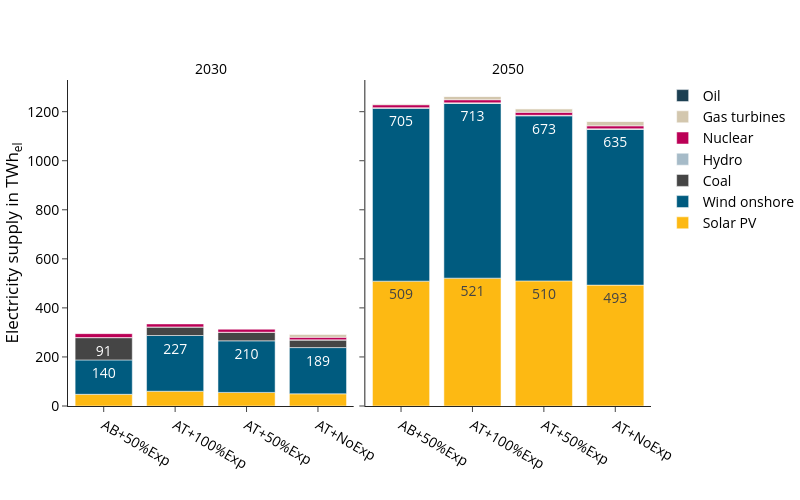

Notebook source saved alongside this figure:
### Code cell
fig_name = "electricity_supply_TWh"
fig = px.bar(
    supply_df, 
    **fig_kwargs,
    labels={"value":"Electricity supply in TWh<sub>el</sub>",
            "year":"",
            "variable":"", 
            "scen":""
            },
    color_discrete_map=colors["electricity"],
    category_orders={
        "variable":list(colors["electricity"].keys()),
        # "scen": scen_order
        },
    #facet_col_wrap=1, facet_col_spacing=0.07,
)
fig.update_layout(legend_traceorder="reversed",)
update_layout(fig)

print("Totals per scenario and year:", supply_sum_df)

fig.show()

#save_plotly_fig(supply_df, fig, sdir, f"{idx_group_name}_{fig_name}")

### Figure 1 — Plotly figure (JSON) as saved in the notebook; plotly's stock layout.template omitted (floating-point values rounded to 4 significant figures)
{"data": [{"hovertemplate": "=%{x}<br>Electricity supply in TWh<sub>el</sub>=%{text}<extra></extra>", "legendgroup": "Solar PV", "marker": {"color": "#fdb913", "pattern": {"shape": ""}}, "name": "Solar PV", "orientation": "v", "showlegend": true, "text": [47.7, 60.2, 55.4, 49.7], "textangle": 0, "textposition": "inside", "texttemplate": "%{y:.0f}", "type": "bar", "x": ["AB+50%Exp", "AT+100%Exp", "AT+50%Exp", "AT+NoExp"], "xaxis": "x", "y": [47.7, 60.2, 55.4, 49.7], "yaxis": "y"}, {"hovertemplate": "=%{x}<br>Electricity supply in TWh<sub>el</sub>=%{text}<extra></extra>", "legendgroup": "Solar PV", "marker": {"color": "#fdb913", "pattern": {"shape": ""}}, "name": "Solar PV", "orientation": "v", "showlegend": false, "text": [509.1, 521.3, 510.1, 492.9], "textangle": 0, "textposition": "inside", "texttemplate": "%{y:.0f}", "type": "bar", "x": ["AB+50%Exp", "AT+100%Exp", "AT+50%Exp", "AT+NoExp"], "xaxis": "x2", "y": [509.1, 521.3, 510.1, 492.9], "yaxis": "y2"}, {"hovertemplate": "=%{x}<br>Electricity supply in TWh<sub>el</sub>=%{text}<extra></extra>", "legendgroup": "Wind onshore", "marker": {"color": "#005b7f", "pattern": {"shape": ""}}, "name": "Wind onshore", "orientation": "v", "showlegend": true, "text": [140.1, 227.2, 210.3, 188.5], "textangle": 0, "textposition": "inside", "texttemplate": "%{y:.0f}", "type": "bar", "x": ["AB+50%Exp", "AT+100%Exp", "AT+50%Exp", "AT+NoExp"], "xaxis": "x", "y": [140.1, 227.2, 210.3, 188.5], "yaxis": "y"}, {"hovertemplate": "=%{x}<br>Electricity supply in TWh<sub>el</sub>=%{text}<extra></extra>", "legendgroup": "Wind onshore", "marker": {"color": "#005b7f", "pattern": {"shape": ""}}, "name": "Wind onshore", "orientation": "v", "showlegend": false, "text": [704.7, 712.5, 673.0, 635.2], "textangle": 0, "textposition": "inside", "texttemplate": "%{y:.0f}", "type": "bar", "x": ["AB+50%Exp", "AT+100%Exp", "AT+50%Exp", "AT+NoExp"], "xaxis": "x2", "y": [704.7, 712.5, 673.0, 635.2], "yaxis": "y2"}, {"hovertemplate": "=%{x}<br>Electricity supply in TWh<sub>el</sub>=%{text}<extra></extra>", "legendgroup": "Coal", "marker": {"color": "#454545", "pattern": {"shape": ""}}, "name": "Coal", "orientation": "v", "showlegend": true, "text": [90.8, 34.5, 34.6, 30.9], "textangle": 0, "textposition": "inside", "texttemplate": "%{y:.0f}", "type": "bar", "x": ["AB+50%Exp", "AT+100%Exp", "AT+50%Exp", "AT+NoExp"], "xaxis": "x", "y": [90.8, 34.5, 34.6, 30.9], "yaxis": "y"}, {"hovertemplate": "=%{x}<br>Electricity supply in TWh<sub>el</sub>=%{text}<extra></extra>", "legendgroup": "Coal", "marker": {"color": "#454545", "pattern": {"shape": ""}}, "name": "Coal", "orientation": "v", "showlegend": false, "text": [2.1, 1.6, 1.6, 1.5], "textangle": 0, "textposition": "inside", "texttemplate": "%{y:.0f}", "type": "bar", "x": ["AB+50%Exp", "AT+100%Exp", "AT+50%Exp", "AT+NoExp"], "xaxis": "x2", "y": [2.1, 1.6, 1.6, 1.5], "yaxis": "y2"}, {"hovertemplate": "=%{x}<br>Electricity supply in TWh<sub>el</sub>=%{text}<extra></extra>", "legendgroup": "Hydro", "marker": {"color": "#a6bbc8", "pattern": {"shape": ""}}, "name": "Hydro", "orientation": "v", "showlegend": true, "text": [0.6, 0.6, 0.6, 0.6], "textangle": 0, "textposition": "inside", "texttemplate": "%{y:.0f}", "type": "bar", "x": ["AB+50%Exp", "AT+100%Exp", "AT+50%Exp", "AT+NoExp"], "xaxis": "x", "y": [0.6, 0.6, 0.6, 0.6], "yaxis": "y"}, {"hovertemplate": "=%{x}<br>Electricity supply in TWh<sub>el</sub>=%{text}<extra></extra>", "legendgroup": "Hydro", "marker": {"color": "#a6bbc8", "pattern": {"shape": ""}}, "name": "Hydro", "orientation": "v", "showlegend": false, "text": [0.6, 0.6, 0.6, 0.6], "textangle": 0, "textposition": "inside", "texttemplate": "%{y:.0f}", "type": "bar", "x": ["AB+50%Exp", "AT+100%Exp", "AT+50%Exp", "AT+NoExp"], "xaxis": "x2", "y": [0.6, 0.6, 0.6, 0.6], "yaxis": "y2"}, {"hovertemplate": "=%{x}<br>Electricity supply in TWh<sub>el</sub>=%{text}<extra></extra>", "legendgroup": "Nuclear", "marker": {"color": "#bb0056", "pattern": {"shape": ""}}, "name": "Nuclear", "orientation": "v", "showlegend": true, "text": [15.8, 12.2, 12.2, 10.5], "textangle": 0, "textposition": "inside", "texttemplate": "%{y:.0f}", "type": "bar", "x": ["AB+50%Exp", "AT+100%Exp", "AT+50%Exp", "AT+NoExp"], "xaxis": "x", "y": [15.8, 12.2, 12.2, 10.5], "yaxis": "y"}, {"hovertemplate": "=%{x}<br>Electricity supply in TWh<sub>el</sub>=%{text}<extra></extra>", "legendgroup": "Nuclear", "marker": {"color": "#bb0056", "pattern": {"shape": ""}}, "name": "Nuclear", "orientation": "v", "showlegend": false, "text": [11.8, 12.7, 12.3, 12.2], "textangle": 0, "textposition": "inside", "texttemplate": "%{y:.0f}", "type": "bar", "x": ["AB+50%Exp", "AT+100%Exp", "AT+50%Exp", "AT+NoExp"], "xaxis": "x2", "y": [11.8, 12.7, 12.3, 12.2], "yaxis": "y2"}, {"hovertemplate": "=%{x}<br>Electricity supply in TWh<sub>el</sub>=%{text}<extra></extra>", "legendgroup": "Gas turbines", "marker": {"color": "#d3c7ae", "pattern": {"shape": ""}}, "name": "Gas turbines", "orientation": "v", "showlegend": true, "text": [11.1], "textangle": 0, "textposition": "inside", "texttemplate": "%{y:.0f}", "type": "bar", "x": ["AT+NoExp"], "xaxis": "x", "y": [11.1], "yaxis": "y"}, {"hovertemplate": "=%{x}<br>Electricity supply in TWh<sub>el</sub>=%{text}<extra></extra>", "legendgroup": "Gas turbines", "marker": {"color": "#d3c7ae", "pattern": {"shape": ""}}, "name": "Gas turbines", "orientation": "v", "showlegend": false, "text": [4.0, 13.9, 14.5, 18.3], "textangle": 0, "textposition": "inside", "texttemplate": "%{y:.0f}", "type": "bar", "x": ["AB+50%Exp", "AT+100%Exp", "AT+50%Exp", "AT+NoExp"], "xaxis": "x2", "y": [4.0, 13.9, 14.5, 18.3], "yaxis": "y2"}, {"hovertemplate": "=%{x}<br>Electricity supply in TWh<sub>el</sub>=%{text}<extra></extra>", "legendgroup": "Oil", "marker": {"color": "#1c3f52", "pattern": {"shape": ""}}, "name": "Oil", "orientation": "v", "showlegend": true, "text": [0.1, 0.1, 0.1, 0.1], "textangle": 0, "textposition": "inside", "texttemplate": "%{y:.0f}", "type": "bar", "x": ["AB+50%Exp", "AT+100%Exp", "AT+50%Exp", "AT+NoExp"], "xaxis": "x2", "y": [0.1, 0.1, 0.1, 0.1], "yaxis": "y2"}], "layout": {"annotations": [{"font": {}, "showarrow": false, "text": "2030", "x": 0.245, "xanchor": "center", "xref": "paper", "y": 1, "yanchor": "bottom", "yref": "paper"}, {"font": {}, "showarrow": false, "text": "2050", "x": 0.755, "xanchor": "center", "xref": "paper", "y": 1, "yanchor": "bottom", "yref": "paper"}], "barmode": "relative", "height": 500, "legend": {"title": {"text": ""}, "tracegroupgap": 0, "traceorder": "reversed"}, "width": 800, "xaxis": {"anchor": "y", "domain": [0, 0.49], "title": {"text": ""}}, "xaxis2": {"anchor": "y2", "domain": [0.51, 1], "matches": "x", "title": {"text": ""}}, "yaxis": {"anchor": "x", "domain": [0, 1], "title": {"text": "Electricity supply in TWh<sub>el</sub>"}}, "yaxis2": {"anchor": "x2", "domain": [0, 1], "matches": "y", "showticklabels": false}}}
